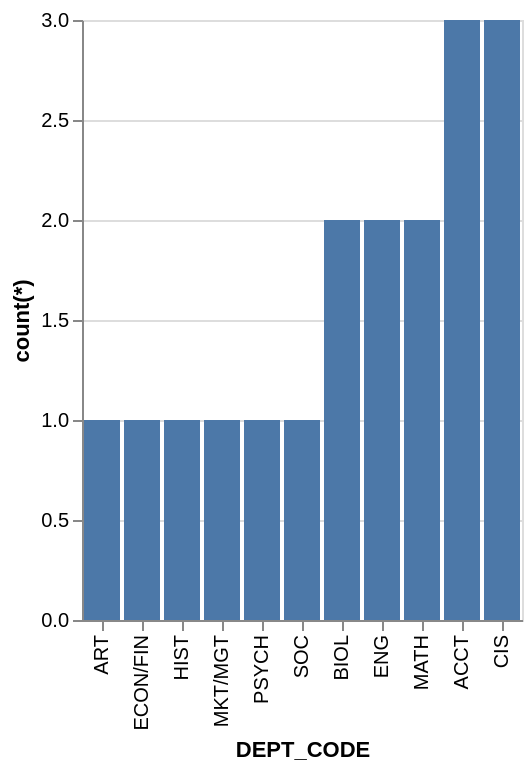

Vega-Lite specification for this chart:
### Vega-Lite specification from a JSON file in a GitHub repository (floating-point values rounded to 4 significant figures)
{"data": {"values": [{"x_data": "ART", "y_data": 1}, {"x_data": "ECON/FIN", "y_data": 1}, {"x_data": "HIST", "y_data": 1}, {"x_data": "MKT/MGT", "y_data": 1}, {"x_data": "PSYCH", "y_data": 1}, {"x_data": "SOC", "y_data": 1}, {"x_data": "BIOL", "y_data": 2}, {"x_data": "ENG", "y_data": 2}, {"x_data": "MATH", "y_data": 2}, {"x_data": "ACCT", "y_data": 3}, {"x_data": "CIS", "y_data": 3}]}, "mark": "bar", "encoding": {"x": {"field": "x_data", "type": "nominal", "title": "DEPT_CODE", "sort": {"op": "sum", "field": "y_data", "order": "ascending"}}, "y": {"field": "y_data", "type": "quantitative", "title": "count(*)"}}}
